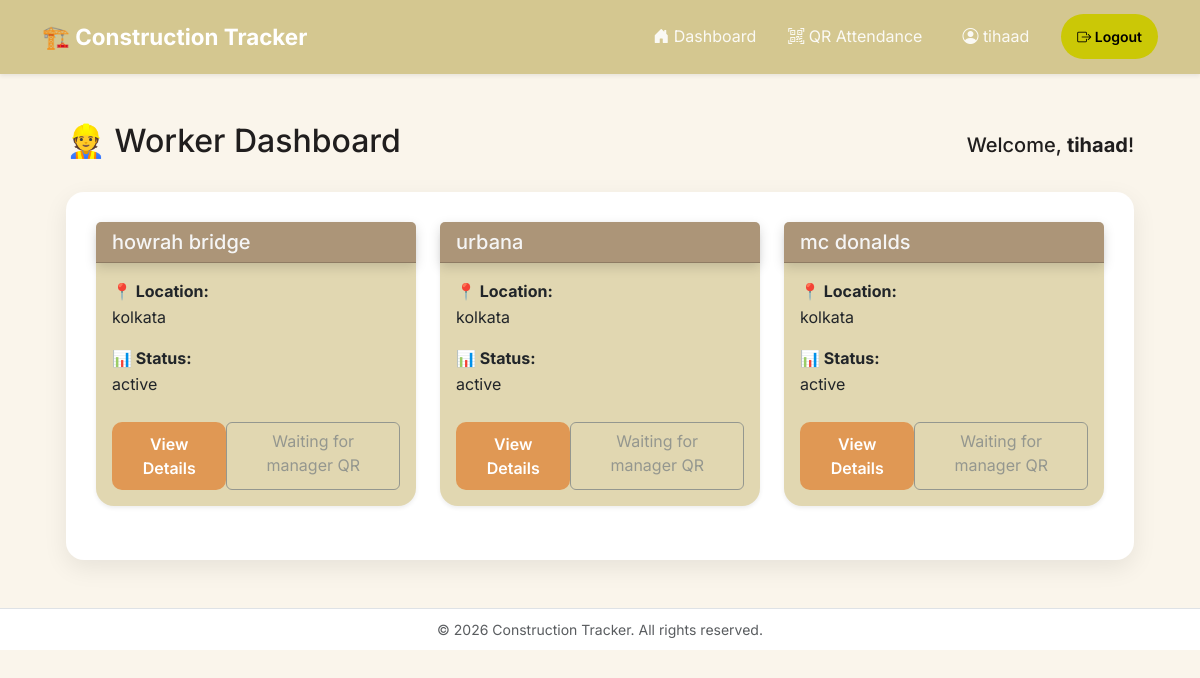
Before: /worker_dashboard/ (signed in) with the older database file.
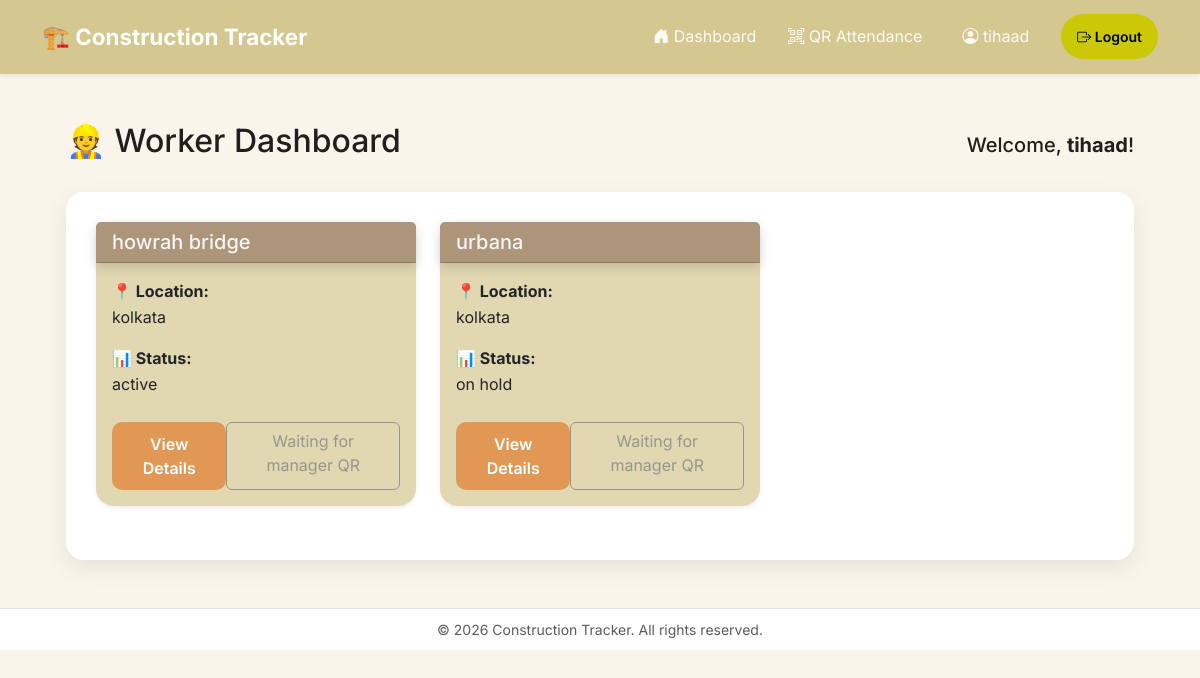
After: the same page with the newer database file.
### logs/models.py (models this page shows, shortened)
class Site(models.Model):
    STATUS_CHOICES=[
        ('active','Active'),
        ('on hold', 'On Hold'),
        ('completed', 'Completed'),
    ]
    status=models.CharField(max_length=20, choices=STATUS_CHOICES, default='active')
    name=models.CharField(max_length=200)
    location=models.CharField(max_length=200)
    start_date=models.DateField()
    company_name=models.CharField(max_length=200)
    created_by=models.ForeignKey(User, on_delete=models.CASCADE)
    created_at=models.DateTimeField(auto_now_add=True)
    workers=models.ManyToManyField(User, related_name='assigned_sites', blank=True)

### logs/views.py (the view)
# urls.py: path("worker_dashboard/", views.worker_dashboard, name='worker_dashboard'),
@worker_required
def worker_dashboard(request):
    profile=UserProfile.objects.get(user=request.user)
    assigned_sites = request.user.assigned_sites.all()
    today = timezone.now().date()
    active_qr_codes = {
        qr.site_id: qr
        for qr in AttendanceQRCode.objects.filter(
            site__in=assigned_sites,
            is_active=True,
            expires_at__gt=timezone.now(),
        )
    }
    for site in assigned_sites:
        site.active_qr_code = active_qr_codes.get(site.pk)
    marked_sites=Attendance.objects.filter(
        worker=request.user,
        attendance_date=today
        ).values_list('worksite_id', flat=True)
    return render(request, 'worker_dashboard.html', {'profile': profile, 'assigned_sites':assigned_sites,'marked_sites':marked_sites})

### logs/context_processors.py (called while the page is built)
def user_role(request):
    role = None
    if request.user.is_authenticated and not request.user.is_superuser:
        profile = UserProfile.objects.filter(user=request.user).first()
        if profile:
            role = profile.role
    return {
        "user_role": role
    }

### logs/views.py (called while the page is built)
def worker_required(view_func):
    @wraps(view_func)
    @login_required
    def wrapped(request, *args, **kwargs):
        profile = UserProfile.objects.filter(user=request.user).first()
        if profile is None or profile.role != "worker":
            raise PermissionDenied
        return view_func(request, *args, **kwargs)
    return wrapped

### logs/templates/worker_dashboard.html (shortened to what this page needs)
{% extends 'base.html' %}
{% block content %}
<div class="container-fluid px-4 mt-4">
    <div class="d-flex justify-content-between align-items-center mb-4">
        <h2>👷 Worker Dashboard</h2>
        <h5 class="mb-0">
            Welcome, <strong>{{ user.username }}</strong>!
        </h5>
    </div>
    <div class="sites-container mb-4">
        {% if assigned_sites %}
        <div class="row">
            {% for site in assigned_sites %}
            <div class="col-lg-4 col-md-6 mb-4">
                <div class="card site-card h-100 shadow-sm">
                    <div class="card-header site-header">
                        <h5 class="mb-0">{{ site.name }}</h5>
                    </div>
                    <div class="card-body">
                        <p>
                            <strong>📍 Location:</strong><br>
                            {{ site.location }}
                        </p>
                        <p>
                            <strong>📊 Status:</strong><br>
                            {{ site.status }}
                        </p>
                        <div class="d-flex justify-content-between mt-4">
                            <a href="{% url 'worker_site_detail' site.pk %}"
                            class="btn site-btn">
                                View Details
                            </a>
                            {% if site.pk in marked_sites %}
                                <button class="btn btn-secondary" disabled>
                                    ✓ Marked
                                </button>
                                {% else %}
                                    {% if site.active_qr_code %}
                                        <a href="{% url 'qr_check_in' site.active_qr_code.token %}"
                                        class="btn btn-success">
                                            Open Attendance Check-in
                                        </a>
                                    {% else %}
                                        <span class="btn btn-outline-secondary disabled">
                                            Waiting for manager QR
                                        </span>
                                    {% endif %}
                            {% endif %}
                        </div>
                    </div>
                </div>
            </div>
            {% endfor %}
        </div>
        {% endif %}
    </div>
</div>
{% endblock %}

Changed rows visible on the page:
no longer on this page (row edited): Site: name "mc donalds", location "kolkata", status "active", shows "Waiting for manager QR"
changed Site "urbana": status "active" → "on hold"
